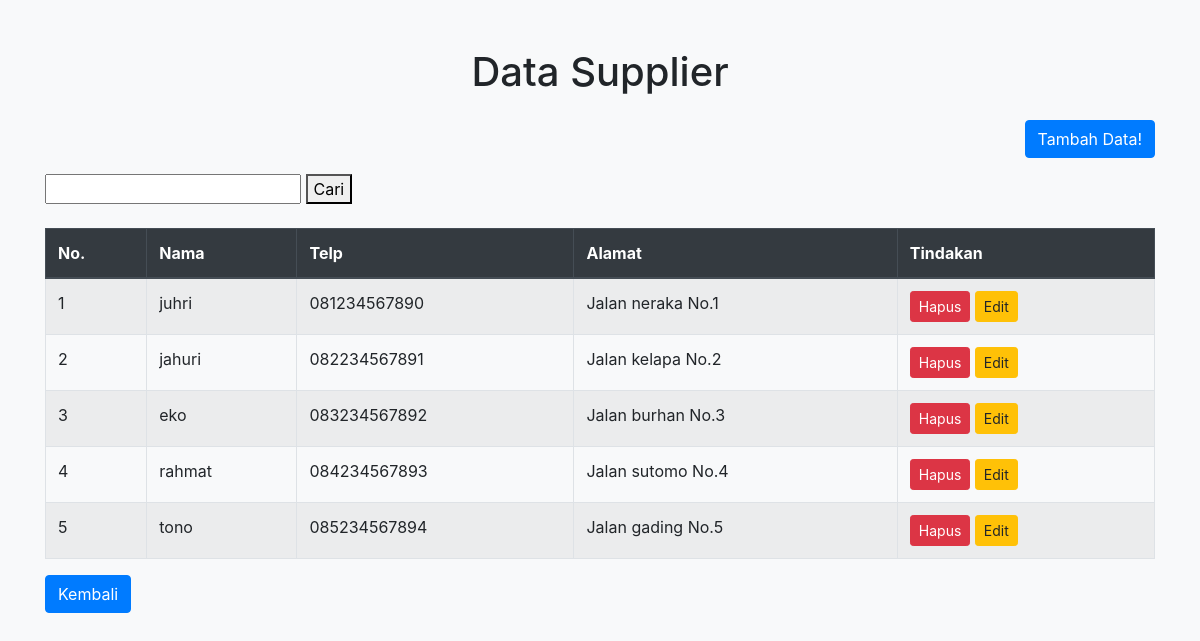
The page /supplier/index.php (signed in) on the database as committed earlier.
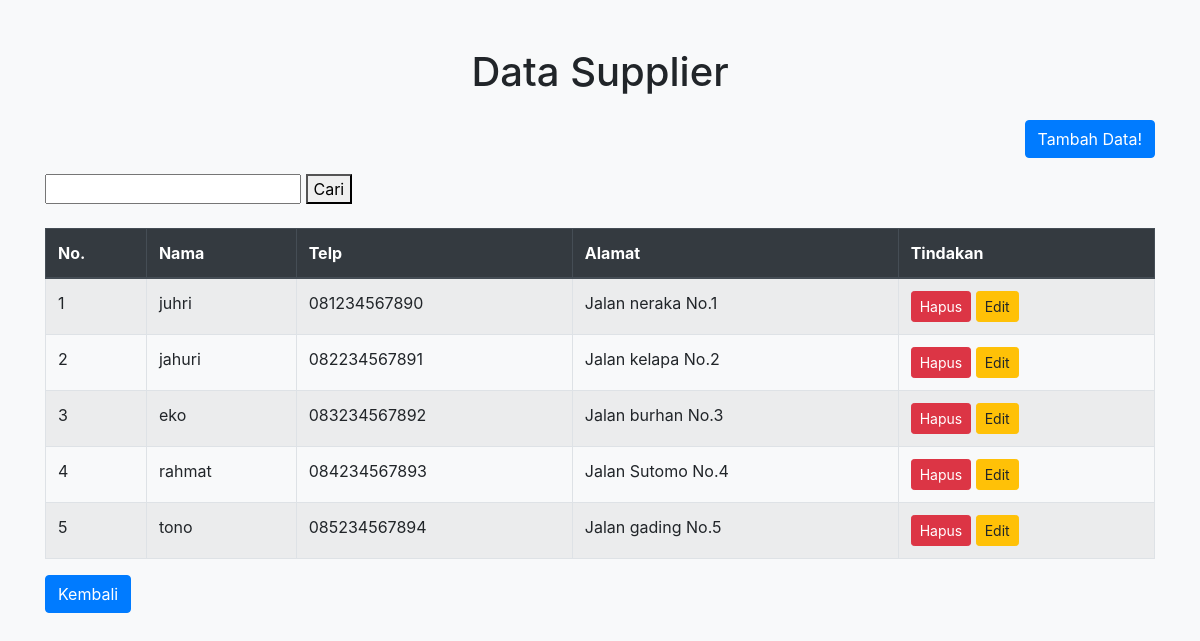
The same page on the database as committed later.
### tables this page shows
CREATE TABLE `supplier` (
  `id` int NOT NULL,
  `nama` varchar(100) NOT NULL,
  `telp` varchar(12) NOT NULL,
  `alamat` text NOT NULL
);

### supplier/index.php (the view, shortened to what this page needs)
<?php
include "../function.php";
$query = "SELECT * FROM supplier";
$result = mysqli_query($conn, $query);
$i = 0;
?>
<!DOCTYPE html>
<html lang="en">
<head>
    <link rel="stylesheet" href="https://stackpath.bootstrapcdn.com/bootstrap/4.5.2/css/bootstrap.min.css">
</head>
<body class="bg-light">
    <div class="container my-5">
        <h1 class="text-center mb-4">Data Supplier</h1>
        <div class="text-right mb-3">
            <a href="tambah_supplier.php" class="btn btn-primary">Tambah Data!</a>
        </div>
        <form action="" method="get">
            <input type="text" name="keyword" value="<?php echo isset($_GET["cari"]) ? $keyword : '' ?>">
            <button type="submit" name="cari">Cari</button>
        </form><br>
        <?php if(mysqli_num_rows($result) > 0) : ?>
            <table class="table table-striped table-bordered">
                <thead class="thead-dark">
                    <tr>
                        <th>No.</th>
                        <th>Nama</th>
                        <th>Telp</th>
                        <th>Alamat</th>
                        <th>Tindakan</th>
                    </tr>
                </thead>
                <tbody>
                    <?php while($row = mysqli_fetch_assoc($result)) : ?>
                        <?php $i++ ?>
                        <tr>
                            <td><?php echo $i ?></td>
                            <td><?php echo $row["nama"] ?></td>
                            <td><?php echo $row["telp"] ?></td>
                            <td><?php echo $row["alamat"] ?></td>
                            <td>
                                <a href="hapus_supplier.php?id=<?php echo $row["id"] ?>" class="btn btn-danger btn-sm" onclick="return confirm('Anda yakin ingin menghapus supplier ini?')">Hapus</a>
                                <a href="edit_supplier.php?id=<?php echo $row["id"] ?>" class="btn btn-warning btn-sm">Edit</a>
                            </td>
                        </tr>
                    <?php endwhile; ?>
                </tbody>
            </table>
        <?php else : ?>
            <p>Data tidak ada</p>
        <?php endif; ?>
        <div class="text-left mb-3">
            <a href="../index.php" class="btn btn-primary">Kembali</a>
        </div>
    </div>
</body>
</html>

Rows that differ between the two databases and show on the page:
changed supplier "rahmat": alamat "Jalan sutomo No.4" → "Jalan Sutomo No.4"
